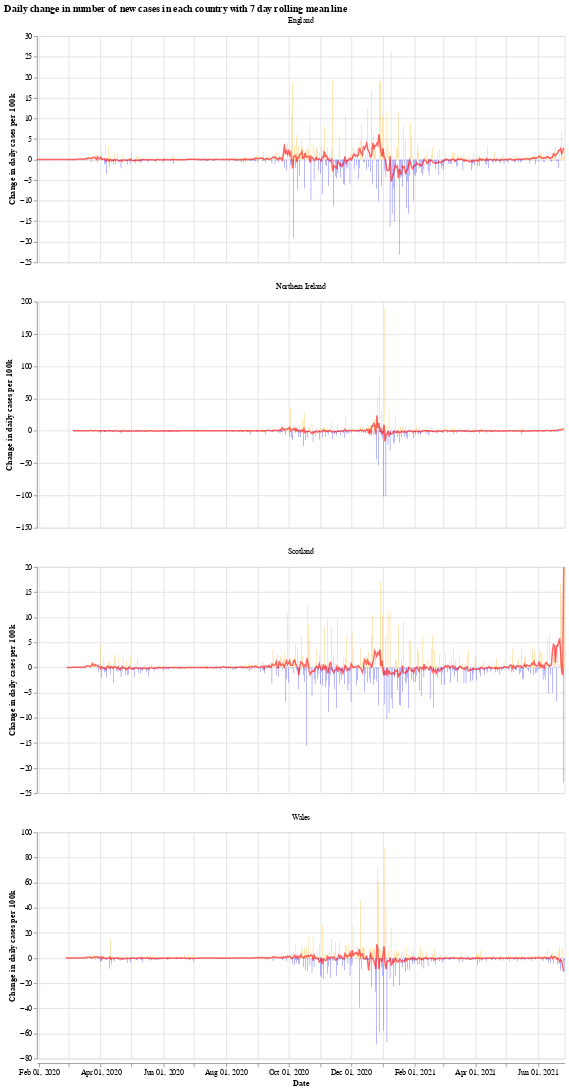

The notebook cell saved with this chart:
### Markdown cell above
We will use the Python library `Altair` for visualising the data, see the [altair docs](https://altair-viz.github.io/) for more information.

First we have a graph which shows the daily change in the number of new cases for each country. This number jumps up and down all over the place, which is likely due to delay in reporting of new cases over the weekend. Another interesting thing is that it looks like the daily cases in Wales experienced a much shorter period of calm over the summer (calm in the sense of daily cases not jumping up and down).

The orange bars are days when the number of new cases (per 100k population) was more than the previous day, while the blue are days when the number of new cases dropped. The red line is the 7 day moving average. 

When the moving average line is below 0, it means that there is a consistent drop in new cases. We can see this clearly happening around the times that lockdowns were introduced (though, to varying degrees). I will update the graphs soon with a marker of when each lockdown started.

### Code cell
# collapse
import altair as alt

bars = alt.Chart(uk_cases).mark_bar().encode(
    x=alt.X("yearmonthdate(date):T", axis=alt.Axis(title='Date')),
    y=alt.Y("casesChangeRate:Q", axis=alt.Axis(title='Change in daily cases per 100k')),
    tooltip='casesChange',
    color=alt.condition(
        alt.datum.casesChangeRate > 0,
        alt.value("orange"),  # The positive color
        alt.value("blue")  # The negative color
    )
).properties(title='Daily change in number of new cases with 7 day rolling mean',width=700).interactive()

line = alt.Chart(uk_cases).mark_line(
    color='red',
    size=2,
    opacity=0.6
).transform_window(
    rolling_mean='mean(casesChangeRate)',
    frame=[0, 7],
    groupby=['areaName']
).encode(
    x='yearmonthdate(date):T',
    y='rolling_mean:Q'
)

alt.layer(bars, line, data=uk_cases).facet(alt.Column(
    'areaName', title=''), columns=1).resolve_scale(y='independent').properties(title='Daily change in number of new cases in each country with 7 day rolling mean line')

### Figure 1 — Vega-Lite specification as saved in the notebook (floating-point values rounded to 4 significant figures; data arrays with more than 128 entries replaced by an {"elided": "..."} marker saying what was removed)
{"config": {"view": {"continuousWidth": 400, "continuousHeight": 300}}, "data": {"name": "data-532de9450267d02b6581df5ec951410a"}, "facet": {"type": "nominal", "field": "areaName", "title": ""}, "spec": {"layer": [{"mark": "bar", "encoding": {"color": {"condition": {"value": "orange", "test": "(datum.casesChangeRate > 0)"}, "value": "blue"}, "tooltip": {"type": "quantitative", "field": "casesChange"}, "x": {"type": "temporal", "axis": {"title": "Date"}, "field": "date", "timeUnit": "yearmonthdate"}, "y": {"type": "quantitative", "axis": {"title": "Change in daily cases per 100k"}, "field": "casesChangeRate"}}, "selection": {"selector001": {"type": "interval", "bind": "scales", "encodings": ["x", "y"]}}, "title": "Daily change in number of new cases with 7 day rolling mean", "width": 700}, {"mark": {"type": "line", "color": "red", "opacity": 0.6, "size": 2}, "encoding": {"x": {"type": "temporal", "field": "date", "timeUnit": "yearmonthdate"}, "y": {"type": "quantitative", "field": "rolling_mean"}}, "transform": [{"window": [{"op": "mean", "field": "casesChangeRate", "as": "rolling_mean"}], "frame": [0, 7], "groupby": ["areaName"]}]}]}, "columns": 1, "resolve": {"scale": {"y": "independent"}}, "title": "Daily change in number of new cases in each country with 7 day rolling mean line", "$schema": "https://vega.github.io/schema/vega-lite/v4.8.1.json", "datasets": {"data-532de9450267d02b6581df5ec951410a": {"elided": "1964 records"}}}
